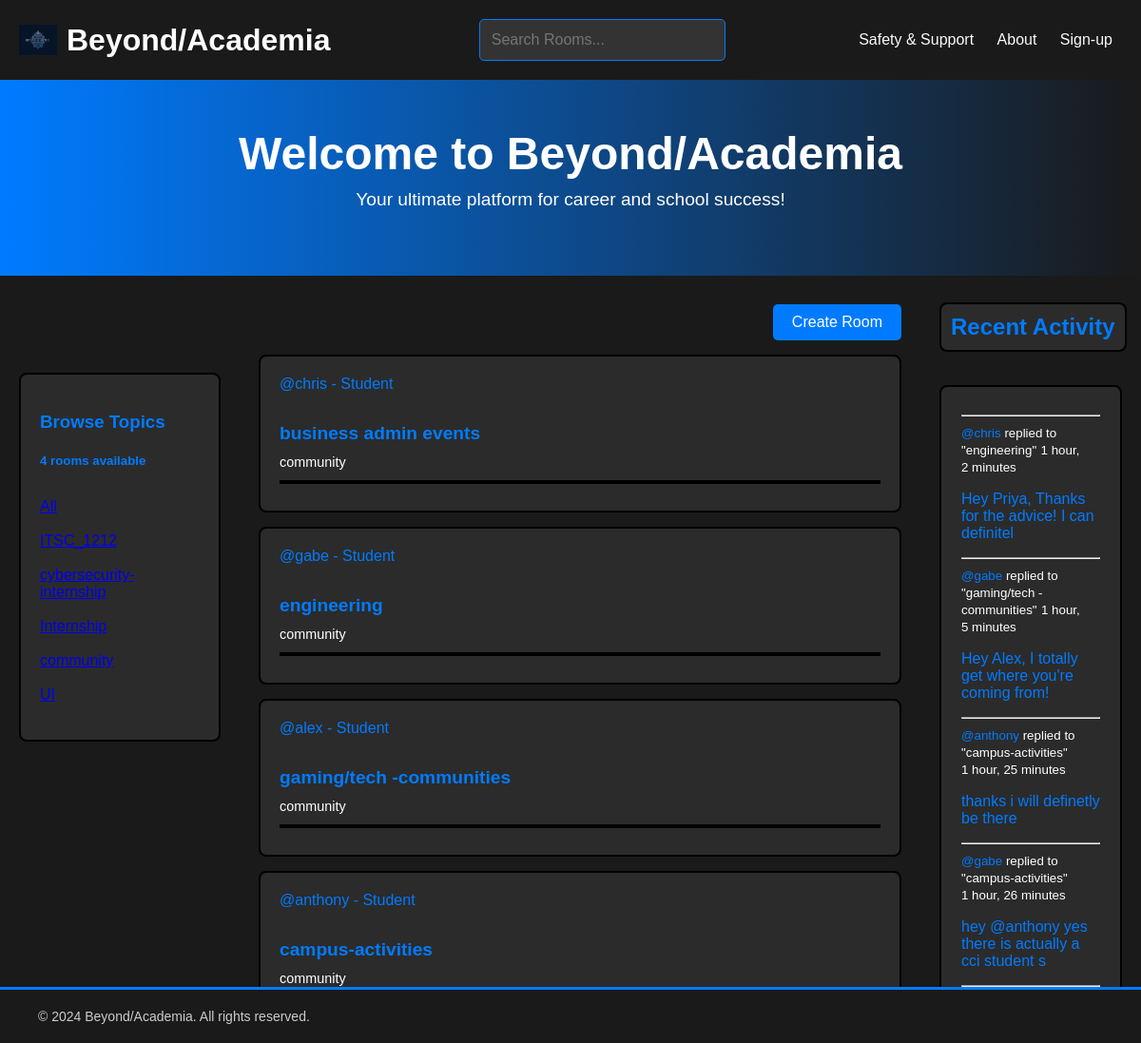
The page /?q=community on the database its author committed.
### base/models.py (models this page shows, shortened)
class Room(models.Model):
    host = models.ForeignKey(User, on_delete=models.SET_NULL, null=True)
    topic = models.ForeignKey(Topic, on_delete=models.SET_NULL, null=True)
    name = models.CharField(max_length=200)
    description = models.TextField(null=True, blank=True)
    participants = models.ManyToManyField(User, related_name='participants', blank=True)
    updated = models.DateTimeField(auto_now=True)
    created = models.DateTimeField(auto_now_add=True)
    class Meta:
        ordering = ['-updated','created']
    def __str__(self):
        return self.name

class Topic(models.Model):
    name = models.CharField(max_length=200)

class Message(models.Model):
    user = models.ForeignKey(User, on_delete=models.CASCADE)
    room = models.ForeignKey(Room, on_delete=models.CASCADE)
    body = models.TextField()
    updated = models.DateTimeField(auto_now=True)
    created = models.DateTimeField(auto_now_add=True)
    class Meta:
        ordering = ['-updated','created']
    def __str__(self):
        return self.body[0:50]

### base/views.py (the view)
# urls.py: path("",views.home, name="home"),
def home(request):
    q = request.GET.get('q') if  request.GET.get('q') != None else ''
    rooms = Room.objects.filter(
        Q(topic__name__icontains=q,) |
        Q(name__icontains=q)|
         Q(description__icontains=q)
        )
    topics = Topic.objects.all()
    room_count = rooms.count()
    room_messages = Message.objects.filter(Q(room__topic__name__icontains=q))
    context = {'rooms': rooms, 'topics': topics, 'room_count': room_count, 'room_messages' :room_messages,}
    return render(request,'base/home.html',context )

### base/templates/base/home.html
{% extends 'main.html' %}
{% block content %}
<section class="banner">
    <div class="container">
        <h1>Welcome to Beyond/Academia</h1>
        <p>Your ultimate platform for career and school success!</p>
    </div>
</section>
<div class="homepage">
    <div >
        {%include 'base/topics_component.html'%}
    </div>
    <div >
        <div class="create-room-container">
            <a class="create-room" href="{% url 'create-room' %}">Create Room</a>
        </div>
        {%include 'base/feed_component.html'%}
    </div>
    <div>
        {%include 'base/activity_component.html'%}
    </div>
</div>
{% endblock content  %}

### base/templates/base/topics_component.html (shortened to what this page needs)
<div class="topic">
    <div >
        <h3 > Browse Topics</h3>
        <h5 >{{room_count}} rooms available</h5>
    <div class="topicall">
        <a href="{% url 'home' %}">All</a>
    </div>
    {% for topic in topics %}
        <div class="topics">
            <a href="{% url 'home' %}?q={{ topic.name }}">{{ topic.name }}</a>
        </div>
    {% endfor %}
    </div>
</div>

### base/templates/base/feed_component.html (shortened to what this page needs)
<div>
    {% for room in rooms %}
    <div class="room-container">
        {% if room.host and room.host.id %}
            <a href="{% url 'user-profile' room.host.id %}">
                @{{ room.host.username }} -
                {% for group in room.host.groups.all %}
                    {{ group.name }}
                {% empty %}
                    No groups
                {% endfor %}
            </a>
        {% else %}
            <span>No host available</span>
        {% endif %}
        <h5><a href="{% url 'room' room.id %}">{{ room.name }}</a></h5>
        <small style="color: white;">{{ room.topic.name }}</small>
        <hr>
    </div>
    {% endfor %}
</div>

### base/templates/base/activity_component.html (shortened to what this page needs)
<h3 class="recent-activityfeed"> Recent Activity</h3>
<div class="activity-feed">
        <hr>
        {%for message in room_messages%}
        <div>
            <small style="color: white;"  ><a style="color: white;" href=" 'user-profile' message.user.id"></a ><a style="color: #007BFF; " >@{{message.user}}
            </a> replied to "{{message.room}}"</small>
            <small style="color: white;" > {{message.created| timesince}}</small>
            <p>{{message}}</p>
                <hr>
        </div>
        {%endfor%}
</div>

### static/css/main.css (style rules this page uses)
body { background-color:#1a1a1a; font-family: Arial, sans-serif; margin: 0; padding: 0; color: #007BFF; align-items: center; }
.homepage { display: grid; grid-template-columns: 1fr 3fr 1fr; gap: 20px; }
.topic { margin-left: 25px; border: 2px solid black; padding: 20px; margin: 15px 0; background-color: #2b2b2b; border-radius: 8px; margin-top: 82px; margin-left: 20px; }
.room-container { border: 2px solid black; padding: 20px; margin: 15px 0; background-color: #2b2b2b; border-radius: 8px; margin-left: 20px; }
.room-container h5 { font-size: 1.2rem; margin-bottom: 10px; }
.room-container small { font-size: 0.9rem; color: #555; }
.room-container a { color: #007BFF; text-decoration: none; }
.room-container hr { border: 2px solid black; margin-top: 10px; }
.create-room-container { display: flex; justify-content: flex-end; margin-top: 10px; }
.create-room { padding: 10px 20px; background-color: #007BFF; color: white; text-decoration: none; border-radius: 5px; }
.activity-feed { border: 2px solid black; padding: 21px; margin: 15px 0; background-color: #2b2b2b; border-radius: 8px; margin-right: 20px; margin-left: 20px; }
.recent-activityfeed { margin-top: 8px; display: inline-block; padding: 10px; border: 2px solid black; border-radius: 8px; background-color:#2b2b2b; font-size: 1.5rem; margin-bottom: 20px; margin-left: 20px; }
.container { max-width: 1200px; margin: 0 auto; padding: 20px; }
.banner { background: linear-gradient(to left, #1a1a1a, #007BFF); color: white; text-align: center; padding: 50px 20px; margin-bottom: 20px; }
.banner h1 { font-size: 3rem; margin: 0; }
.banner p { font-size: 1.2rem; margin-top: 10px; }
.container { max-width: 1200px; margin: 0 auto; padding: 0 20px; color:white; }
h1 { color: #ffffff; font-size: 2rem; }

### rows shown on the page
Room: host.username "chris", name "business admin events", topic.name "community"
Room: host.username "gabe", name "engineering", topic.name "community"
Room: host.username "alex", name "gaming/tech -communities", topic.name "community"
Room: host.username "anthony", name "campus-activities", topic.name "community"
Message: user "chris", room "engineering", created "1 hour, 2 minutes", body "Hey Priya, Thanks for the advice! I can definitel"
Message: user "gabe", room "gaming/tech -communities", created "1 hour, 5 minutes", body "Hey Alex, I totally get where you're coming from!"
Message: user "anthony", room "campus-activities", created "1 hour, 25 minutes", body "thanks i will definetly be there"
Message: user "gabe", room "campus-activities", created "1 hour, 26 minutes", body "hey @anthony yes there is actually a cci student s"

### other values the page prints
{{ room_count }} "4"
{{ group.name }} "Student"
